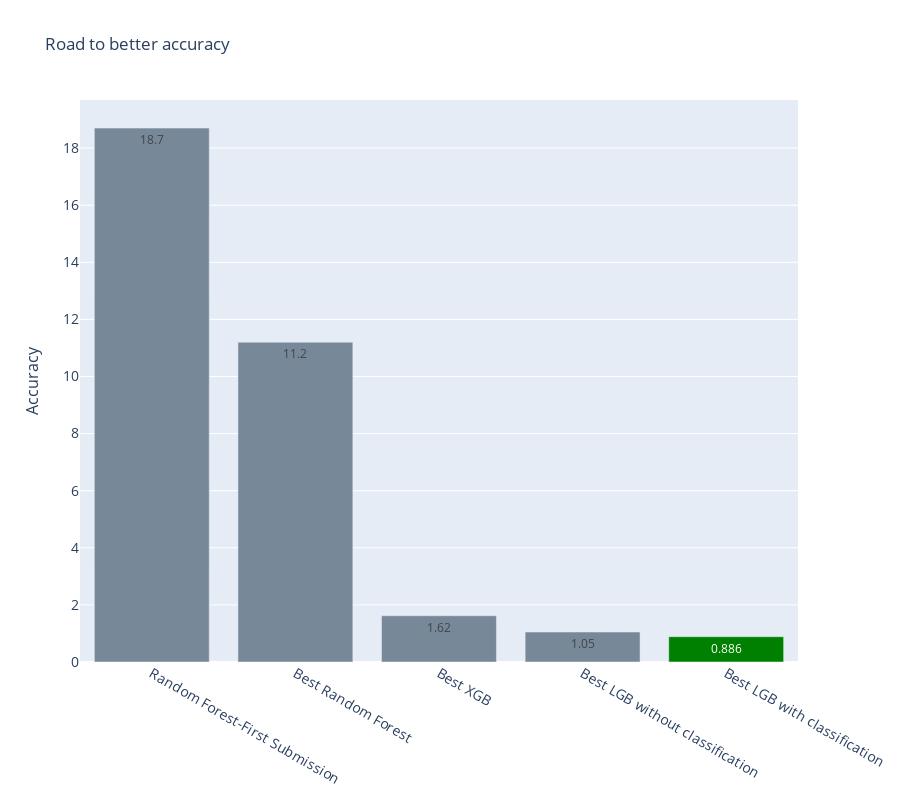

The cell this chart's notebook holds for it:
### Code cell
colors = ['lightslategray',] * 5
colors[4] = 'green'
x=["Random Forest-First Submission","Best Random Forest","Best XGB","Best LGB without classification","Best LGB with classification"]
y=[18.7,11.2,1.62,1.05,0.886]
fig = go.Figure([go.Bar(x=x, y=y,marker_color=colors,text=y,name='Primary Product',
            textposition='auto', )])

fig.update_layout(title_text='Road to better accuracy',xaxis_tickfont_size=14,yaxis=dict(title='Accuracy',titlefont_size=16,tickfont_size=14),height=800)
fig.show()

### Figure 1 — Plotly figure (JSON) as saved in the notebook; plotly's stock layout.template omitted (floating-point values rounded to 4 significant figures)
{"data": [{"marker": {"color": ["lightslategray", "lightslategray", "lightslategray", "lightslategray", "green"]}, "name": "Primary Product", "text": ["18.7", "11.2", "1.62", "1.05", "0.886"], "textposition": "auto", "type": "bar", "x": ["Random Forest-First Submission", "Best Random Forest", "Best XGB", "Best LGB without classification", "Best LGB with classification"], "y": [18.7, 11.2, 1.62, 1.05, 0.886]}], "layout": {"height": 800, "title": {"text": "Road to better accuracy"}, "xaxis": {"tickfont": {"size": 14}}, "yaxis": {"tickfont": {"size": 14}, "title": {"font": {"size": 16}, "text": "Accuracy"}}}}
